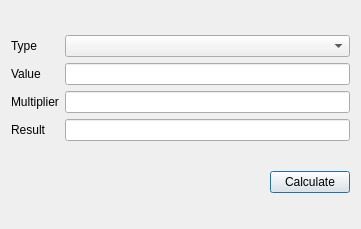
<?xml version="1.0" encoding="UTF-8"?>
<ui version="4.0">
 <class>Dialog</class>
 <widget class="QDialog" name="Dialog">
  <property name="geometry">
   <rect>
    <x>0</x>
    <y>0</y>
    <width>361</width>
    <height>229</height>
   </rect>
  </property>
  <property name="windowTitle">
   <string>Dialog</string>
  </property>
  <layout class="QVBoxLayout" name="verticalLayout">
   <item>
    <layout class="QGridLayout" name="gridLayout">
     <item row="0" column="0">
      <widget class="QLabel" name="label_4">
       <property name="text">
        <string>Type</string>
       </property>
      </widget>
     </item>
     <item row="0" column="1">
      <widget class="QComboBox" name="cmbType"/>
     </item>
     <item row="1" column="0">
      <widget class="QLabel" name="label">
       <property name="text">
        <string>Value</string>
       </property>
      </widget>
     </item>
     <item row="1" column="1">
      <widget class="QLineEdit" name="leValue"/>
     </item>
     <item row="2" column="0">
      <widget class="QLabel" name="label_2">
       <property name="text">
        <string>Multiplier</string>
       </property>
      </widget>
     </item>
     <item row="2" column="1">
      <widget class="QLineEdit" name="leMultiplier"/>
     </item>
     <item row="3" column="0">
      <widget class="QLabel" name="label_3">
       <property name="text">
        <string>Result</string>
       </property>
      </widget>
     </item>
     <item row="3" column="1">
      <widget class="QLineEdit" name="leResult"/>
     </item>
    </layout>
   </item>
   <item>
    <layout class="QHBoxLayout" name="horizontalLayout">
     <item>
      <spacer name="horizontalSpacer">
       <property name="orientation">
        <enum>Qt::Horizontal</enum>
       </property>
       <property name="sizeHint" stdset="0">
        <size>
         <width>40</width>
         <height>20</height>
        </size>
       </property>
      </spacer>
     </item>
     <item>
      <widget class="QPushButton" name="btnCalculate">
       <property name="text">
        <string>Calculate</string>
       </property>
      </widget>
     </item>
    </layout>
   </item>
  </layout>
 </widget>
 <resources/>
 <connections/>
</ui>
